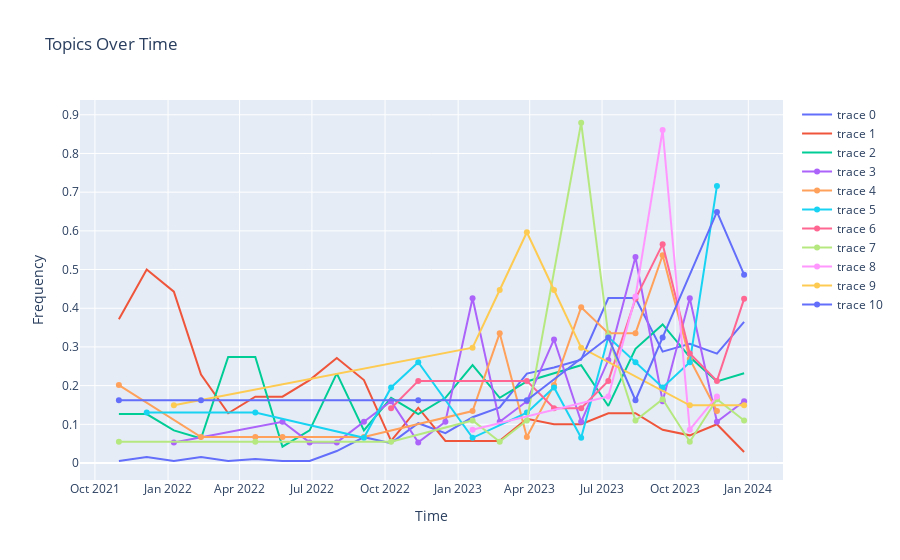

The notebook cell saved with this chart:
### Code cell
fig, data_over_time_ds = visualize_topics_over_time_data(model, topics_over_timet, topics=[0, 1, 2, 41, 52, 54, 61, 64, 126, 143, 160])
pio.show(fig)
